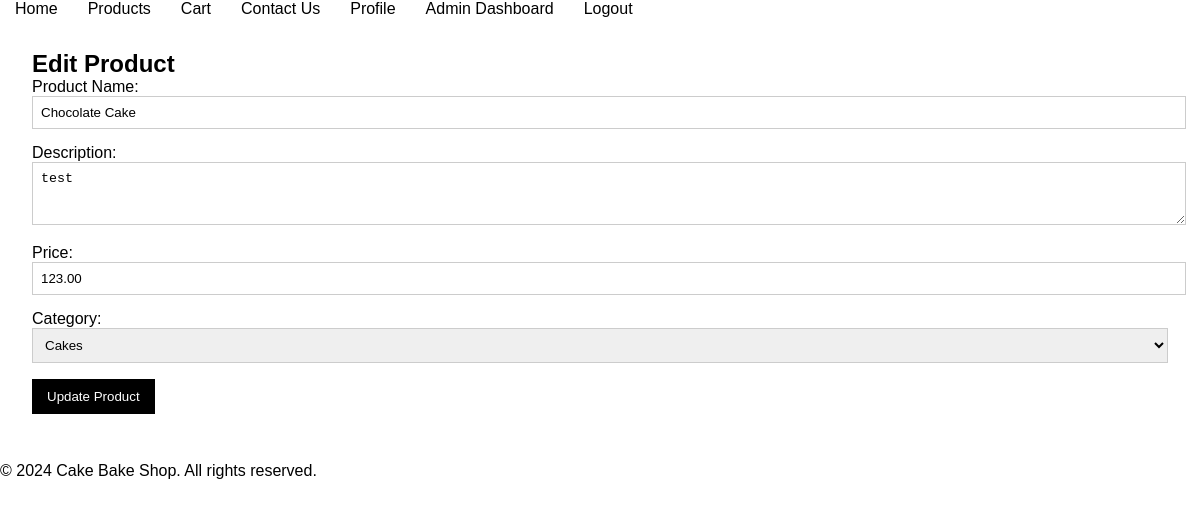
Page /edit_product.php?id=15 (signed in) on the committed database.
### tables this page shows
CREATE TABLE IF NOT EXISTS `products` (
  `id` int NOT NULL AUTO_INCREMENT,
  `name` varchar(100) NOT NULL,
  `description` text,
  `price` decimal(10,2) NOT NULL,
  `category_id` int DEFAULT NULL,
  `image_url` varchar(255) DEFAULT NULL,
  `created_at` timestamp NULL DEFAULT CURRENT_TIMESTAMP,
  PRIMARY KEY (`id`),
  KEY `idx_product_category` (`category_id`)
);

### app/classes/Product.php (called while the page is built, shortened)
<?php
require_once 'Database.php';
class Product {
    private $conn;
    private $table = 'products';
    public function __construct() {
        $database = new Database();
        $this->conn = $database->getConnection();
    }
    public function getProductById($id) {
        $query = "SELECT * FROM " . $this->table . " WHERE id = :id LIMIT 1";
        $stmt = $this->conn->prepare($query);
        $stmt->bindParam(':id', $id);
        $stmt->execute();
        return $stmt->fetch(PDO::FETCH_ASSOC);
    }
}
?>

### app/classes/Database.php (called while the page is built, shortened)
<?php
class Database {
    private $host = 'localhost';
    private $db_name = 'inventory_management_system';
    private $username = 'root';
    private $password = '';
    public function getConnection() {
        $this->conn = null;
        try {
            $this->conn = new PDO("mysql:host={$this->host};dbname={$this->db_name}", $this->username, $this->password);
            $this->conn->setAttribute(PDO::ATTR_ERRMODE, PDO::ERRMODE_EXCEPTION);
        } catch (PDOException $exception) {
            echo "Connection error: " . $exception->getMessage();
        }
        return $this->conn;
    }
}
?>

### public/edit_product.php (the view, shortened to what this page needs)
<?php include '../templates/header.php'; ?>
<?php include '../templates/navbar.php'; ?>
<?php
require_once '../app/classes/Product.php';
$product = new Product();
$productId = $_GET['id'];
$productDetails = $product->getProductById($productId);
?>
<div class="container">
    <h2>Edit Product</h2>
    <form action="" method="POST">
        <div class="form-group">
            <label for="product_name">Product Name:</label>
            <input type="text" id="product_name" name="product_name" value="<?php echo htmlspecialchars($productDetails['name']); ?>" required>
        </div>
        <div class="form-group">
            <label for="description">Description:</label>
            <textarea id="description" name="description" rows="3" required><?php echo htmlspecialchars($productDetails['description']); ?></textarea>
        </div>
        <div class="form-group">
            <label for="price">Price:</label>
            <input type="number" id="price" name="price" value="<?php echo $productDetails['price']; ?>" step="0.01" required>
        </div>
        <div class="form-group">
            <label for="category_id">Category:</label>
            <select id="category_id" name="category_id" required>
                <option value="1">Cakes</option>
            </select>
        </div>
        <button type="submit" class="btn-primary">Update Product</button>
    </form>
</div>
<?php include '../templates/footer.php'; ?>

### public/css/styles.css (style rules this page uses)
body, h1, h2, h3, p { margin: 0; padding: 0; font-family: Arial, sans-serif; }
body { background-color: #fff; color: #000; }
.container { padding: 1rem; margin: 1rem; }
.form-group { margin-bottom: 15px; }
.form-group label { display: block; }
.form-group input, .form-group textarea, .form-group select { width: 100%; padding: 8px; border: 1px solid #ccc; }
.btn-primary, .btn-secondary { display: flex; background-color: #000; color: #fff; padding: 10px 15px; margin-top: 1rem; margin-bottom: 1rem; border: none; cursor: pointer; text-decoration: none; }

### rows in the picture
products: product_name "Chocolate Cake", description "test", price "123.00"
